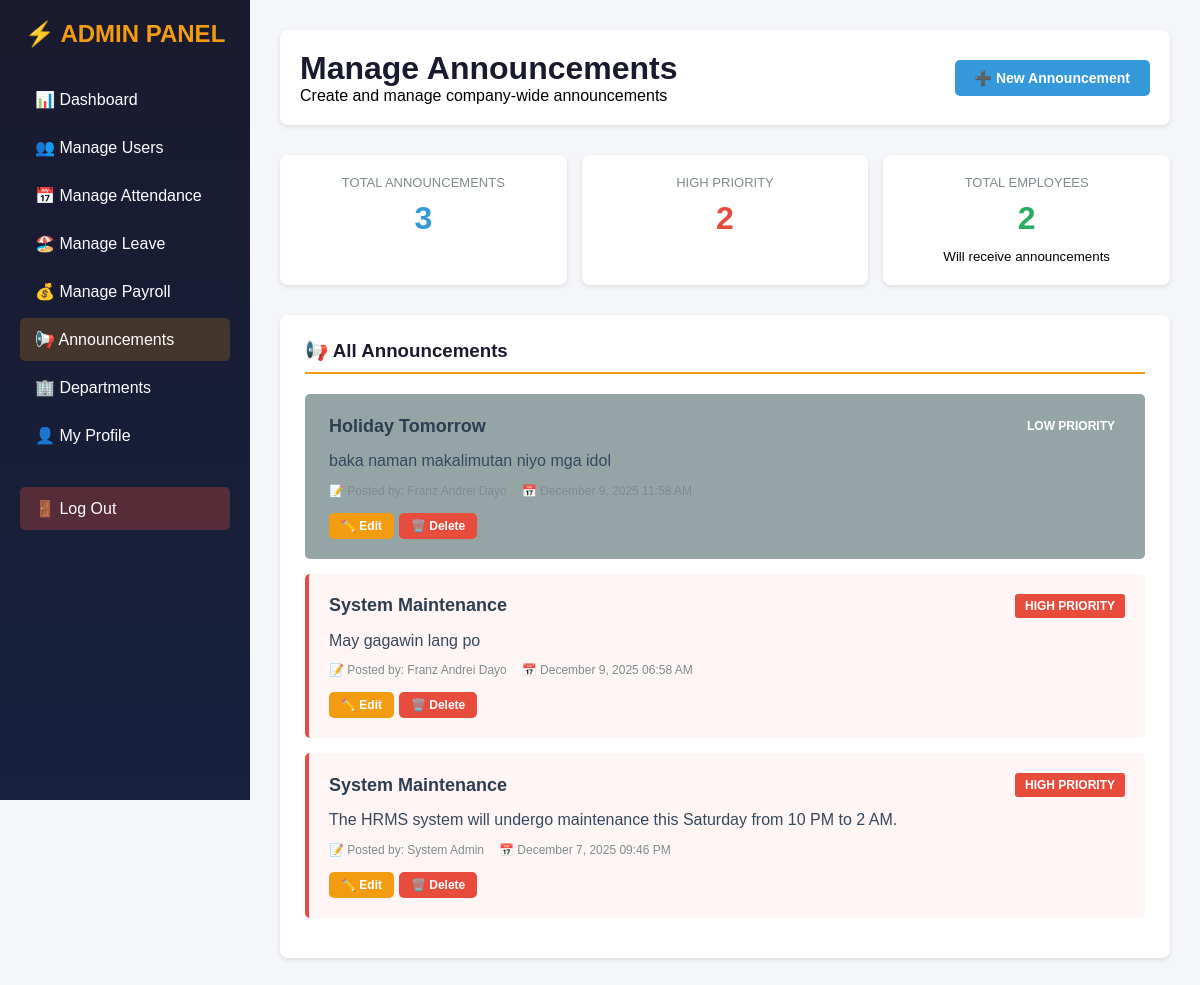
Page /hrms/public/admin_announcements.php (signed in) on the committed database.
### tables this page shows
CREATE TABLE `announcements` (
  `id` int(11) NOT NULL,
  `title` varchar(255) NOT NULL,
  `content` text NOT NULL,
  `created_by` int(11) NOT NULL,
  `priority` enum('low','medium','high') DEFAULT 'medium',
  `created_at` timestamp NOT NULL DEFAULT current_timestamp()
);

CREATE TABLE `users` (
  `id` int(11) NOT NULL,
  `employee_id` varchar(50) DEFAULT NULL,
  `first_name` varchar(100) DEFAULT NULL,
  `last_name` varchar(100) DEFAULT NULL,
  `email` varchar(150) DEFAULT NULL,
  `contact_number` varchar(50) DEFAULT NULL,
  `password` varchar(255) DEFAULT NULL,
  `department` varchar(100) DEFAULT NULL,
  `role` enum('admin','employee') NOT NULL DEFAULT 'employee',
  `profile_picture` varchar(255) DEFAULT NULL,
  `created_at` timestamp NOT NULL DEFAULT current_timestamp()
);

### hrms/public/admin_announcements.php (the view, shortened to what this page needs)
<?php
include("../includes/db_connect.php");
$announcements_query = "SELECT a.*, u.first_name, u.last_name
                        FROM announcements a
                        JOIN users u ON a.created_by = u.id
                        ORDER BY a.created_at DESC";
$announcements = $conn->query($announcements_query);
$total_announcements = $conn->query("SELECT COUNT(*) as count FROM announcements")->fetch_assoc()['count'];
$high_priority = $conn->query("SELECT COUNT(*) as count FROM announcements WHERE priority = 'high'")->fetch_assoc()['count'];
$total_employees = $conn->query("SELECT COUNT(*) as count FROM users WHERE role = 'employee'")->fetch_assoc()['count'];
?>
<!DOCTYPE html>
<html lang="en">
<head>
</head>
<body>
<div class="container">
    <div class="sidebar">
        <h2>⚡ ADMIN PANEL</h2>
        <a href="admin_dashboard.php">📊 Dashboard</a>
        <a href="admin_users.php">👥 Manage Users</a>
        <a href="admin_attendance.php">📅 Manage Attendance</a>
        <a href="admin_leave.php">🏖️ Manage Leave</a>
        <a href="admin_payroll.php">💰 Manage Payroll</a>
        <a href="admin_announcements.php" class="active">📢 Announcements</a>
        <a href="admin_departments.php">🏢 Departments</a>
        <a href="admin_profile.php">👤 My Profile</a>
        <a href="logout.php" class="logout">🚪 Log Out</a>
    </div>
    <div class="main">
        <div class="header">
            <div>
                <h1>Manage Announcements</h1>
                <p>Create and manage company-wide announcements</p>
            </div>
            <button class="btn btn-primary" onclick="document.getElementById('addAnnouncementModal').style.display='block'">
                ➕ New Announcement
            </button>
        </div>
        <div class="stats-grid">
            <div class="stat-card">
                <div class="stat-label">TOTAL ANNOUNCEMENTS</div>
                <div class="stat-number"><?php echo $total_announcements; ?></div>
            </div>
            <div class="stat-card">
                <div class="stat-label">HIGH PRIORITY</div>
                <div class="stat-number" style="color: #e74c3c;"><?php echo $high_priority; ?></div>
            </div>
            <div class="stat-card">
                <div class="stat-label">TOTAL EMPLOYEES</div>
                <div class="stat-number" style="color: #27ae60;"><?php echo $total_employees; ?></div>
                <small>Will receive announcements</small>
            </div>
        </div>
        <div class="card">
            <h3 style="color: #1a1a2e; margin-bottom: 20px; padding-bottom: 10px; border-bottom: 2px solid #f39c12;">
                📢 All Announcements
            </h3>
            <?php if($announcements->num_rows > 0): ?>
                <?php while($announcement = $announcements->fetch_assoc()): ?>
                    <div class="announcement-item priority-<?php echo $announcement['priority']; ?>">
                        <div class="announcement-header">
                            <div class="announcement-title"><?php echo htmlspecialchars($announcement['title']); ?></div>
                            <span class="priority-badge priority-<?php echo $announcement['priority']; ?>">
                                <?php echo strtoupper($announcement['priority']); ?> PRIORITY
                            </span>
                        </div>
                        <div class="announcement-content">
                            <?php echo nl2br(htmlspecialchars($announcement['content'])); ?>
                        </div>
                        <div class="announcement-meta">
                            <span>📝 Posted by: <?php echo htmlspecialchars($announcement['first_name'] . ' ' . $announcement['last_name']); ?></span>
                            <span>📅 <?php echo date('F j, Y h:i A', strtotime($announcement['created_at'])); ?></span>
                        </div>
                        <div style="margin-top: 15px;">
                            <div class="action-buttons">
                                <button class="btn btn-warning btn-sm" onclick="editAnnouncement(<?php echo $announcement['id']; ?>)">✏️ Edit</button>
                                <button class="btn btn-danger btn-sm" onclick="deleteAnnouncement(<?php echo $announcement['id']; ?>)">🗑️ Delete</button>
                            </div>
                        </div>
                    </div>
                <?php endwhile; ?>
            <?php else: ?>
                <p style="text-align: center; color: #999; padding: 40px;">
                    No announcements yet. Create your first announcement!
                </p>
            <?php endif; ?>
        </div>
    </div>
</div>
</body>
</html>

### hrms/public/admin_announcements.php (style rules this page uses)
* { margin: 0; padding: 0; box-sizing: border-box; }
body { font-family: Arial, sans-serif; background: #f4f6f9; }
.container { display: flex; min-height: 100vh; }
.sidebar { width: 250px; background: linear-gradient(to bottom, #1a1a2e, #16213e); color: white; padding: 20px; position: fixed; height: 100vh; overflow-y: auto; }
.sidebar h2 { margin-bottom: 30px; text-align: center; color: #f39c12; }
.sidebar a { display: block; padding: 12px 15px; color: white; text-decoration: none; margin-bottom: 5px; border-radius: 5px; transition: 0.2s; }
.sidebar a:hover, .sidebar a.active { background: rgba(243, 156, 18, 0.2); }
.sidebar .logout { margin-top: 30px; background: rgba(231, 76, 60, 0.3); }
.main { flex: 1; margin-left: 250px; padding: 30px; }
.header { display: flex; justify-content: space-between; align-items: center; margin-bottom: 30px; background: white; padding: 20px; border-radius: 8px; box-shadow: 0 2px 5px rgba(0,0,0,0.1); }
.header h1 { color: #1a1a2e; }
.stats-grid { display: grid; grid-template-columns: repeat(auto-fit, minmax(200px, 1fr)); gap: 15px; margin-bottom: 30px; }
.stat-card { background: white; padding: 20px; border-radius: 8px; text-align: center; box-shadow: 0 2px 5px rgba(0,0,0,0.1); }
.stat-number { font-size: 32px; font-weight: bold; margin: 10px 0; color: #3498db; }
.stat-label { color: #7f8c8d; font-size: 13px; }
.card { background: white; padding: 25px; border-radius: 8px; box-shadow: 0 2px 5px rgba(0,0,0,0.1); margin-bottom: 20px; }
.announcement-item { background: #f8f9fa; padding: 20px; border-left: 4px solid #3498db; margin-bottom: 15px; border-radius: 5px; }
.announcement-item.priority-high { border-left-color: #e74c3c; background: #fff5f5; }
.announcement-item.priority-low { border-left-color: #95a5a6; }
.announcement-header { display: flex; justify-content: space-between; align-items: center; margin-bottom: 10px; }
.announcement-title { font-size: 18px; font-weight: bold; color: #2c3e50; }
.announcement-content { color: #34495e; line-height: 1.6; margin-bottom: 10px; }
.announcement-meta { display: flex; gap: 15px; font-size: 12px; color: #7f8c8d; }
.priority-badge { padding: 5px 10px; border-radius: 3px; font-size: 12px; font-weight: bold; }
.priority-high { background: #e74c3c; color: white; }
.priority-low { background: #95a5a6; color: white; }
.btn { padding: 10px 20px; border: none; border-radius: 5px; cursor: pointer; font-size: 14px; text-decoration: none; display: inline-block; font-weight: bold; }
.btn-primary { background: #3498db; color: white; }
.btn-danger { background: #e74c3c; color: white; }
.btn-warning { background: #f39c12; color: white; }
.btn-sm { padding: 6px 12px; font-size: 12px; }
.action-buttons { display: flex; gap: 5px; }

### rows in the picture
announcements: title "Holiday Tomorrow", priority "LOW", content "baka naman makalimutan niyo mga idol", created_by.last_name "Franz Andrei Dayo", created_at "December 9, 2025 11:58 AM"
announcements: title "System Maintenance", priority "HIGH", content "May gagawin lang po", created_by.last_name "Franz Andrei Dayo", created_at "December 9, 2025 06:58 AM"
announcements: title "System Maintenance", priority "HIGH", content "The HRMS system will undergo maintenance this Saturday from 10 PM to 2 AM.", created_by.last_name "System Admin", created_at "December 7, 2025 09:46 PM"

### other values in the picture
$total_announcements "3"
$high_priority "2"
$total_employees "2"
